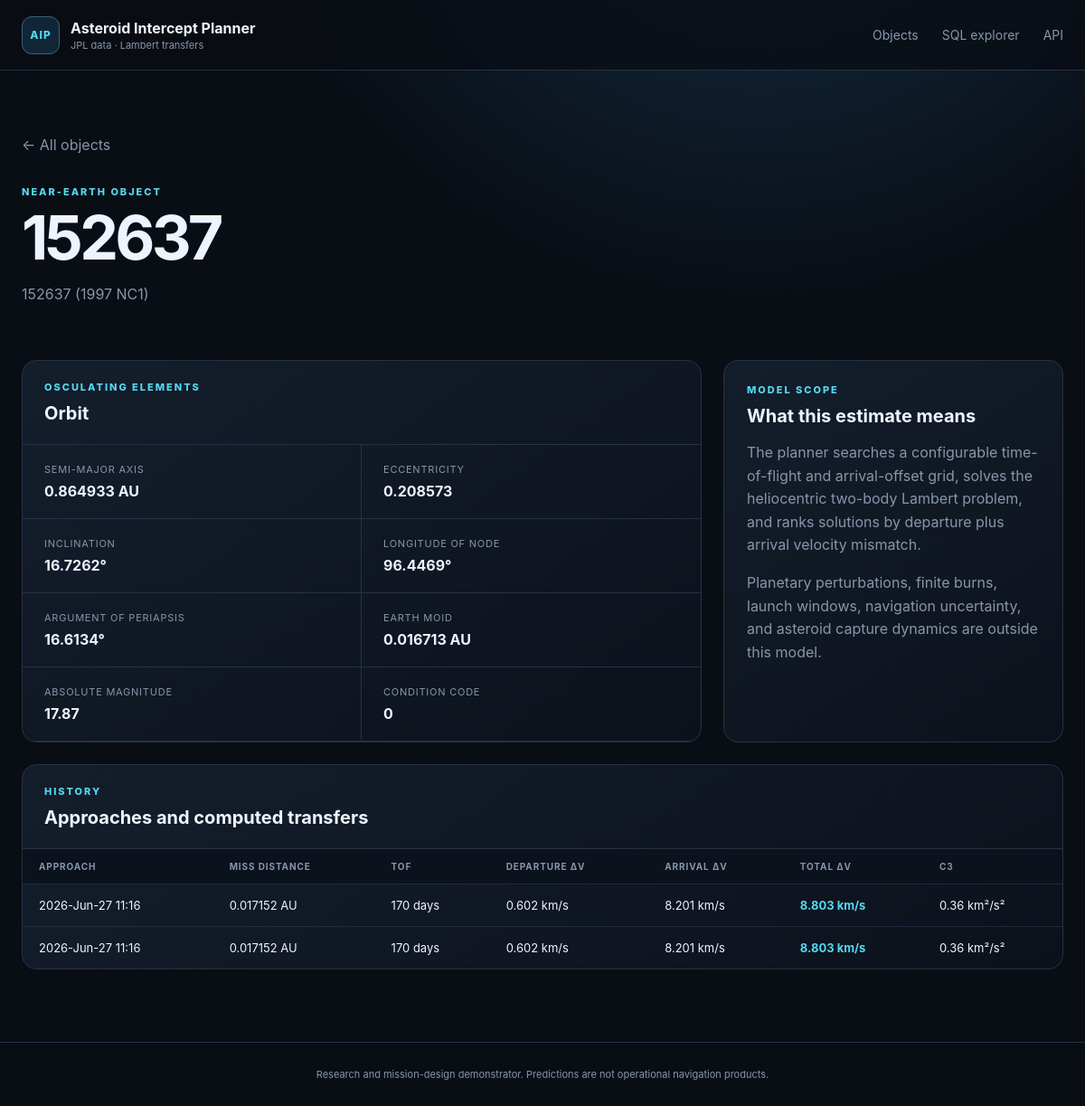
Page /asteroid/152637 on the committed database.
### tables this page shows
CREATE TABLE orbital_elements (
    designation TEXT PRIMARY KEY REFERENCES asteroids(designation) ON DELETE CASCADE,
    epoch_jd_tdb REAL,
    semi_major_axis_au REAL NOT NULL,
    eccentricity REAL NOT NULL,
    inclination_deg REAL NOT NULL,
    raan_deg REAL NOT NULL,
    arg_periapsis_deg REAL NOT NULL,
    mean_anomaly_deg REAL,
    perihelion_time_jd_tdb REAL,
    perihelion_distance_au REAL,
    aphelion_distance_au REAL,
    orbital_period_days REAL,
    earth_moid_au REAL,
    condition_code TEXT,
    orbit_id TEXT,
    source TEXT NOT NULL,
    updated_at TEXT NOT NULL
);

CREATE TABLE asteroids (
    designation TEXT PRIMARY KEY,
    fullname TEXT,
    absolute_magnitude_h REAL,
    diameter_km REAL,
    first_seen_at TEXT NOT NULL,
    updated_at TEXT NOT NULL
);

CREATE TABLE intercept_plans (
    plan_id INTEGER PRIMARY KEY AUTOINCREMENT,
    approach_id INTEGER NOT NULL REFERENCES close_approaches(approach_id) ON DELETE CASCADE,
    method TEXT NOT NULL,
    departure_jd_tdb REAL NOT NULL,
    arrival_jd_tdb REAL NOT NULL,
    tof_days REAL NOT NULL,
    departure_dv_kms REAL NOT NULL,
    arrival_dv_kms REAL NOT NULL,
    total_dv_kms REAL NOT NULL,
    c3_km2_s2 REAL,
    leo_departure_dv_kms REAL,
    polyline_json TEXT,
    computed_at TEXT NOT NULL,
    UNIQUE (approach_id, method)
);

CREATE TABLE close_approaches (
    approach_id INTEGER PRIMARY KEY AUTOINCREMENT,
    designation TEXT NOT NULL REFERENCES asteroids(designation) ON DELETE CASCADE,
    body TEXT NOT NULL DEFAULT 'Earth',
    close_approach_jd_tdb REAL NOT NULL,
    close_approach_text TEXT,
    distance_au REAL NOT NULL,
    distance_min_au REAL,
    distance_max_au REAL,
    relative_velocity_kms REAL,
    hyperbolic_excess_velocity_kms REAL,
    time_uncertainty TEXT,
    ingested_at TEXT NOT NULL,
    UNIQUE (designation, body, close_approach_jd_tdb)
);

### app/web.py (the view)
    @application.route("/asteroid/<designation>")
    def asteroid_detail(designation: str):
        asteroid = get_asteroid(designation, settings.database_path)
        if asteroid is None:
            return render_template("not_found.html", designation=designation), 404
        return render_template(
            "detail.html",
            asteroid=asteroid,
            approaches=asteroid_approaches(designation, settings.database_path),
        )

### app/database.py (called while the page is built)
def _dict_row(cursor: sqlite3.Cursor, row: tuple[Any, ...]) -> dict[str, Any]:
    return {column[0]: row[index] for index, column in enumerate(cursor.description)}

@contextmanager
def connect(path: Path | None = None) -> Iterator[sqlite3.Connection]:
    database_path = Path(path or get_settings().database_path)
    database_path.parent.mkdir(parents=True, exist_ok=True)
    connection = sqlite3.connect(database_path, timeout=30)
    connection.row_factory = _dict_row
    connection.execute("PRAGMA foreign_keys = ON")
    connection.execute("PRAGMA busy_timeout = 30000")
    try:
        yield connection
    finally:
        connection.close()

def initialize_database(path: Path | None = None) -> Path:
    database_path = Path(path or get_settings().database_path)
    schema = Path(__file__).with_name("schema.sql").read_text(encoding="utf-8")
    with connect(database_path) as connection:
        schema_version = int(connection.execute("PRAGMA user_version").fetchone()["user_version"])
        if schema_version < 2:
            connection.executescript(schema)
            connection.commit()
    return database_path

def fetch_all(
    query: str, params: Sequence[Any] = (), path: Path | None = None
) -> list[dict[str, Any]]:
    initialize_database(path)
    with connect(path) as connection:
        return connection.execute(query, params).fetchall()

def fetch_one(
    query: str, params: Sequence[Any] = (), path: Path | None = None
) -> dict[str, Any] | None:
    rows = fetch_all(query, params, path)
    return rows[0] if rows else None

def get_asteroid(designation: str, path: Path | None = None) -> dict[str, Any] | None:
    return fetch_one(
        """
        SELECT a.*, oe.*
        FROM asteroids a
        LEFT JOIN orbital_elements oe USING(designation)
        WHERE a.designation = ?
        """,
        (designation,),
        path,
    )

def asteroid_approaches(designation: str, path: Path | None = None) -> list[dict[str, Any]]:
    return fetch_all(
        """
        SELECT ca.*, ip.*
        FROM close_approaches ca
        LEFT JOIN intercept_plans ip USING(approach_id)
        WHERE ca.designation = ?
        ORDER BY ca.close_approach_jd_tdb DESC
        """,
        (designation,),
        path,
    )

### app/templates/detail.html (shortened to what this page needs)
{% extends "base.html" %}
{% block content %}
<section class="detail-hero">
  <a class="back" href="{{ url_for('index') }}">← All objects</a>
  <p class="eyebrow">NEAR-EARTH OBJECT</p>
  <h1>{{ asteroid.designation }}</h1>
  <p>{{ asteroid.fullname or 'JPL small-body designation' }}</p>
</section>
<section class="detail-grid">
  <article class="panel">
    <div class="panel-header"><div><p class="eyebrow">OSCULATING ELEMENTS</p><h2>Orbit</h2></div></div>
    <dl class="spec-grid">
      <div><dt>Semi-major axis</dt><dd>{{ asteroid.semi_major_axis_au|number(6) }} AU</dd></div>
      <div><dt>Eccentricity</dt><dd>{{ asteroid.eccentricity|number(6) }}</dd></div>
      <div><dt>Inclination</dt><dd>{{ asteroid.inclination_deg|number(4) }}°</dd></div>
      <div><dt>Longitude of node</dt><dd>{{ asteroid.raan_deg|number(4) }}°</dd></div>
      <div><dt>Argument of periapsis</dt><dd>{{ asteroid.arg_periapsis_deg|number(4) }}°</dd></div>
      <div><dt>Earth MOID</dt><dd>{{ asteroid.earth_moid_au|number(6) }} AU</dd></div>
      <div><dt>Absolute magnitude</dt><dd>{{ asteroid.absolute_magnitude_h|number(2) }}</dd></div>
      <div><dt>Condition code</dt><dd>{{ asteroid.condition_code or '—' }}</dd></div>
    </dl>
  </article>
  <article class="panel note-card">
    <p class="eyebrow">MODEL SCOPE</p>
    <h2>What this estimate means</h2>
    <p>The planner searches a configurable time-of-flight and arrival-offset grid, solves the heliocentric two-body Lambert problem, and ranks solutions by departure plus arrival velocity mismatch.</p>
    <p>Planetary perturbations, finite burns, launch windows, navigation uncertainty, and asteroid capture dynamics are outside this model.</p>
  </article>
</section>
<section class="panel">
  <div class="panel-header"><div><p class="eyebrow">HISTORY</p><h2>Approaches and computed transfers</h2></div></div>
  <div class="table-wrap"><table>
    <thead><tr><th>Approach</th><th>Miss distance</th><th>TOF</th><th>Departure Δv</th><th>Arrival Δv</th><th>Total Δv</th><th>C3</th></tr></thead>
    <tbody>{% for row in approaches %}<tr>
      <td>{{ row.close_approach_text or row.close_approach_jd_tdb }}</td>
      <td>{{ row.distance_au|number(6) }} AU</td>
      <td>{{ row.tof_days|number(0) }} days</td>
      <td>{{ row.departure_dv_kms|number(3) }} km/s</td>
      <td>{{ row.arrival_dv_kms|number(3) }} km/s</td>
      <td><strong class="accent">{{ row.total_dv_kms|number(3) }} km/s</strong></td>
      <td>{{ row.c3_km2_s2|number(2) }} km²/s²</td>
    </tr>{% endfor %}</tbody>
  </table></div>
</section>
{% endblock %}

### app/static/style.css (style rules this page uses)
:root { --bg:#090d14;--surface:#101722;--surface-2:#151f2d;--line:#253246;--text:#edf4ff;--muted:#8796ab;--cyan:#56d7ef;--green:#67e8b5;--orange:#ffad66;--max:1440px;font-family:Inter,ui-sans-serif,system-ui,-apple-system,BlinkMacSystemFont,"Segoe UI",sans-serif;color-scheme:dark }
* { box-sizing:border-box }
body { margin:0;background:radial-gradient(circle at 70% -20%,#16334a 0,transparent 35%),var(--bg);color:var(--text);min-height:100vh }
.eyebrow { font-size:11px;letter-spacing:.18em;color:var(--cyan);font-weight:800;margin:0 0 10px }
.hero h1,.detail-hero h1 { font-size:clamp(42px,6vw,82px);line-height:.98;margin:0;letter-spacing:-.055em }
.hero>div>p:last-child,.detail-hero>p:last-child { color:var(--muted);max-width:680px;line-height:1.65 }
.panel { border:1px solid var(--line);background:linear-gradient(145deg,rgba(21,31,45,.93),rgba(12,18,28,.93));border-radius:16px;overflow:hidden }
.panel-header { padding:22px 24px;border-bottom:1px solid var(--line);display:flex;align-items:center;justify-content:space-between;gap:24px }
.panel-header h2,.note-card h2,.table-list h2 { margin:0;font-size:20px }
.table-wrap { overflow:auto }
table { width:100%;border-collapse:collapse;font-size:13px }
th { text-align:left;color:var(--muted);font-size:10px;text-transform:uppercase;letter-spacing:.09em;padding:13px 18px;background:#0c121b;white-space:nowrap }
td { border-top:1px solid rgba(37,50,70,.75);padding:15px 18px;white-space:nowrap }
.object-link:hover,.accent { color:var(--cyan) }
.detail-hero { padding:30px 0 44px }
.detail-hero h1 { font-size:68px }
.back { display:inline-block;margin-bottom:35px;color:var(--muted);text-decoration:none }
.detail-grid { display:grid;grid-template-columns:2fr 1fr;gap:24px;margin-bottom:24px }
.spec-grid { display:grid;grid-template-columns:repeat(2,1fr);margin:0 }
.spec-grid div { padding:20px 24px;border-bottom:1px solid var(--line) }
.spec-grid div:nth-child(odd) { border-right:1px solid var(--line) }
dt { color:var(--muted);font-size:11px;text-transform:uppercase;letter-spacing:.07em }
dd { margin:7px 0 0;font-weight:700 }
.note-card { padding:25px }
.note-card p:not(.eyebrow) { color:var(--muted);line-height:1.6 }

### rows in the picture
orbital_elements: designation "152637", semi_major_axis_au|number "0.864933", eccentricity|number "0.208573", inclination_deg|number "16.7262", raan_deg|number "96.4469", arg_periapsis_deg|number "16.6134", earth_moid_au|number "0.016713", condition_code "0"
asteroids: fullname "152637 (1997 NC1)", absolute_magnitude_h|number "17.87"
intercept_plans: close_approach_text "2026-Jun-27 11:16", distance_au|number "0.017152", tof_days|number "170", departure_dv_kms|number "0.602", arrival_dv_kms|number "8.201", total_dv_kms|number "8.803", c3_km2_s2|number "0.36"
intercept_plans: close_approach_text "2026-Jun-27 11:16", distance_au|number "0.017152", tof_days|number "170", departure_dv_kms|number "0.602", arrival_dv_kms|number "8.201", total_dv_kms|number "8.803", c3_km2_s2|number "0.36"
